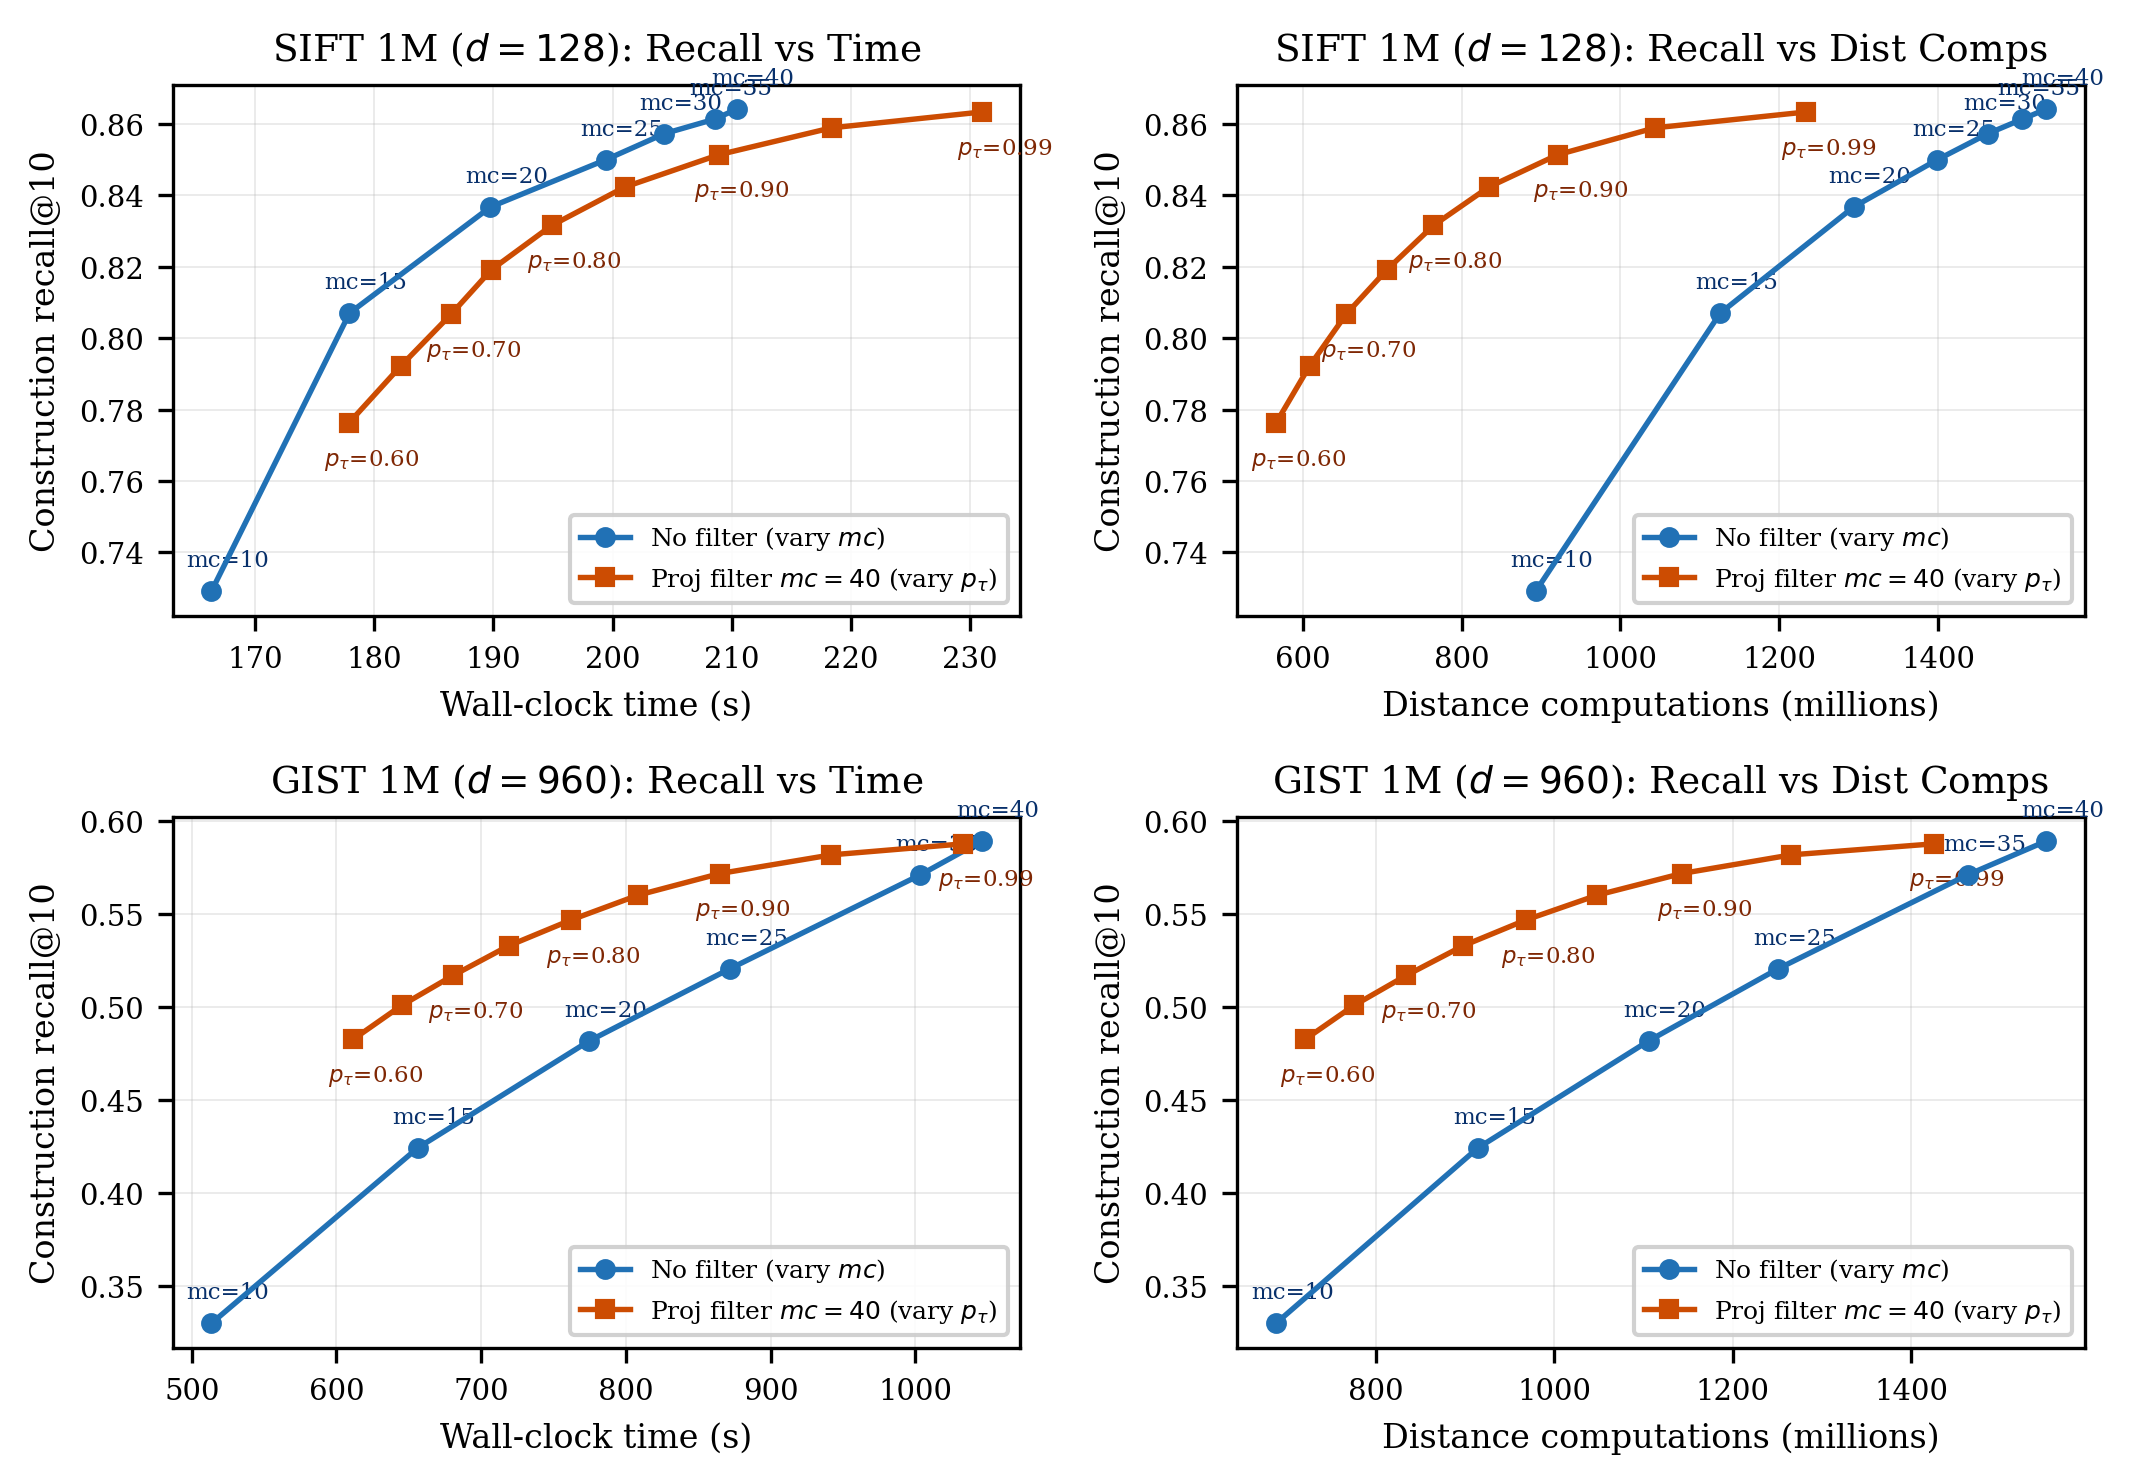

Recreate this plot in Python.
"""Fig 2 — Projection filtering vs sampling reduction (mc sweep).
2x2 grid: rows = {SIFT 1M, GIST 1M}, cols = {Recall vs Time, Recall vs Dist Comps}.
Each panel overlays the mc-reduction curve (no filter, vary mc) and the filter
sweep curve (mc=40, vary pτ).  Matches the style of the uploaded fig2 reference.
Double-column IEEE figure.
"""
import os
import matplotlib.pyplot as plt
from parse import collect_filter_sweep, collect_mc_sweep
from style import DOUBLE

OUT = os.path.dirname(os.path.abspath(__file__))

fig, axes = plt.subplots(2, 2, figsize=(DOUBLE, 5.0))

PANELS = [
    ("sift1m", "SIFT 1M ($d{=}128$)"),
    ("gist1m", "GIST 1M ($d{=}960$)"),
]


def plot_row(row_axes, tag, dataset_title):
    ax_time, ax_dist = row_axes

    # --- MC sweep (no filter, vary mc) ---
    mc_runs = collect_mc_sweep(tag)
    mc_time = [b["total_time"] for b in mc_runs]
    mc_dist = [b["total_dist"] / 1e6 for b in mc_runs]
    mc_rec = [b["recall"] for b in mc_runs]

    ax_time.plot(mc_time, mc_rec, 'o-', color='#2171b5', linewidth=1.3,
                 markersize=4, label='No filter (vary $mc$)', zorder=5)
    ax_dist.plot(mc_dist, mc_rec, 'o-', color='#2171b5', linewidth=1.3,
                 markersize=4, label='No filter (vary $mc$)', zorder=5)
    for b in mc_runs:
        ax_time.annotate(f'mc={b["mc"]}',
                         (b["total_time"], b["recall"]),
                         textcoords="offset points", xytext=(-6, 6),
                         fontsize=5.5, color='#08306b')
        ax_dist.annotate(f'mc={b["mc"]}',
                         (b["total_dist"] / 1e6, b["recall"]),
                         textcoords="offset points", xytext=(-6, 6),
                         fontsize=5.5, color='#08306b')

    # --- Filter sweep (mc=40, vary pτ) ---
    builds = collect_filter_sweep(tag, "random")
    filt = [b for b in builds if b["pt"] is not None and b["recall"] > 0.0]
    filt.sort(key=lambda b: b["pt"])
    f_time = [b["total_time"] for b in filt]
    f_dist = [b["total_dist"] / 1e6 for b in filt]
    f_rec = [b["recall"] for b in filt]

    ax_time.plot(f_time, f_rec, 's-', color='#cc4c02', linewidth=1.3,
                 markersize=4, label=r'Proj filter $mc{=}40$ (vary $p_\tau$)',
                 zorder=5)
    ax_dist.plot(f_dist, f_rec, 's-', color='#cc4c02', linewidth=1.3,
                 markersize=4, label=r'Proj filter $mc{=}40$ (vary $p_\tau$)',
                 zorder=5)
    for i, b in enumerate(filt):
        if i % 2 == 0:
            ax_time.annotate(fr'$p_\tau$={b["pt"]:.2f}',
                             (b["total_time"], b["recall"]),
                             textcoords="offset points", xytext=(-6, -10),
                             fontsize=5.5, color='#7f2704')
            ax_dist.annotate(fr'$p_\tau$={b["pt"]:.2f}',
                             (b["total_dist"] / 1e6, b["recall"]),
                             textcoords="offset points", xytext=(-6, -10),
                             fontsize=5.5, color='#7f2704')

    ax_time.set_title(f"{dataset_title}: Recall vs Time")
    ax_time.set_xlabel("Wall-clock time (s)")
    ax_time.set_ylabel("Construction recall@10")
    ax_time.legend(loc="lower right", fontsize=6, framealpha=0.9)

    ax_dist.set_title(f"{dataset_title}: Recall vs Dist Comps")
    ax_dist.set_xlabel("Distance computations (millions)")
    ax_dist.set_ylabel("Construction recall@10")
    ax_dist.legend(loc="lower right", fontsize=6, framealpha=0.9)


for i, (tag, title) in enumerate(PANELS):
    plot_row(axes[i], tag, title)

plt.tight_layout()
out = os.path.join(OUT, "fig2_filtering_vs_sampling")
plt.savefig(out + ".pdf")
plt.savefig(out + ".png", dpi=300)
print(f"Saved: {out}.{{pdf,png}}")
